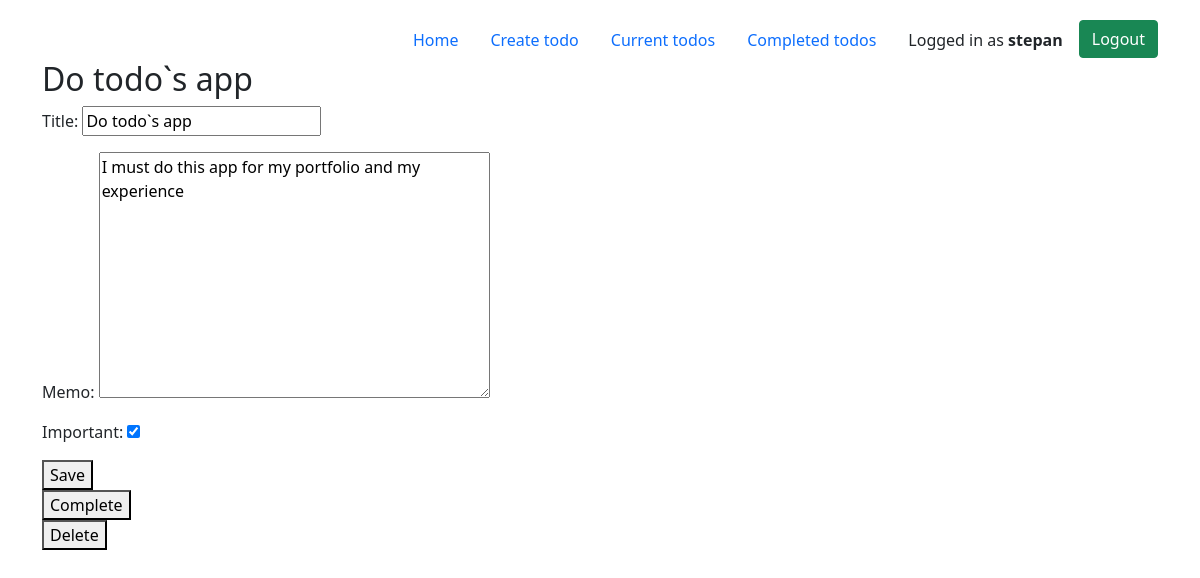
The page /todo/8 (signed in) on the database its author committed.
### todoapp/models.py (models this page shows, shortened)
class Todo(models.Model):
    title = models.CharField(max_length=100)
    memo = models.TextField(blank=True)
    created = models.DateTimeField(auto_now_add=True)
    datecomplited = models.DateTimeField(null=True, blank=True)
    important = models.BooleanField(default=False)
    user = models.ForeignKey(User, on_delete=models.CASCADE)

### todoapp/views.py (the view, shortened to what this page needs)
# urls.py: path('todo/<int:todo_pk>', views.viewtodo, name='viewtodo'),
@login_required
def viewtodo(request, todo_pk):
    todo = get_object_or_404(Todo, pk=todo_pk, user=request.user)
    if request.method == 'GET':
        form = TodoForm(instance=todo)
        return render(request, 'todoapp/viewtodo.html', {'todo': todo, 'form': form})

### todoapp/forms.py
class TodoForm(ModelForm):
    class Meta:
        model = Todo
        fields = ['title', 'memo', 'important']

### todoapp/templates/todoapp/viewtodo.html (shortened to what this page needs)
{% extends 'todoapp/base.html' %}
{% block content %}
<h2>{{ todo.title }}</h2>
<form method="POST">
    {{ form.as_p }}
    <button type="submit">Save</button>
</form>
<form method="POST" action="{% url 'completetodo' todo.id %}">
    <button type="submit">Complete</button>
</form>
<form method="POST" action="{% url 'deletetodo' todo.id %}">
    <button type="submit">Delete</button>
</form>
{% endblock %}

### todoapp/templates/todoapp/base.html (shortened to what this page needs)
{% load static %}
<!DOCTYPE html>
<html lang="en">
<head>
    <link href="https://cdn.jsdelivr.net/npm/bootstrap@5.0.2/dist/css/bootstrap.min.css" rel="stylesheet">
    <link rel="stylesheet" href="{% static 'todoapp/style.css' %}">
</head>
<body>
  <div class="container">
    <ul class="nav justify-content-end todo-nav">
      <li class="nav-item"><a class="nav-link" href="{% url 'home' %}">Home</a></li>
      <li class="nav-item"><a class="nav-link" href="{% url 'createtodo' %}">Create todo</a></li>
      <li class="nav-item"><a class="nav-link" href="{% url 'currenttodos' %}">Current todos</a></li>
      <li class="nav-item"><a class="nav-link" href="{% url 'completedtodos' %}">Completed todos</a></li>
      {% if user.is_authenticated %}
      <li class="logged">Logged in as <span class="name-user">{{ user.username }}</span></li>
      <li class="nav-item">
        <form action="{% url 'logoutuser' %}" method="POST">
          <button class="btn btn-success" type="submit">Logout</button>
        </form>
      </li>
    {% else %}
      <li class="nav-item"><a class="btn btn-success sign-up__link" href="{% url 'signupuser' %}">Sign Up</a></li>
      <li class="nav-item"><a class="btn btn-success login__link" href="{% url 'loginuser' %}">Log In</a></li>
    {% endif %}
    </ul>
    {% block content %}{% endblock %}
  </div>
</body>
</html>

### todoapp/static/todoapp/style.css (style rules this page uses)
.todo-nav { padding-top: 20px; }
.logged { padding: .5rem 1rem; }
.name-user { font-weight: 700; }

### rows shown on the page
Todo: title "Do todo`s app", memo "I must do this app for my portfolio and my experience", important "☑"

### other values the page prints
{{ user.username }} "stepan"
